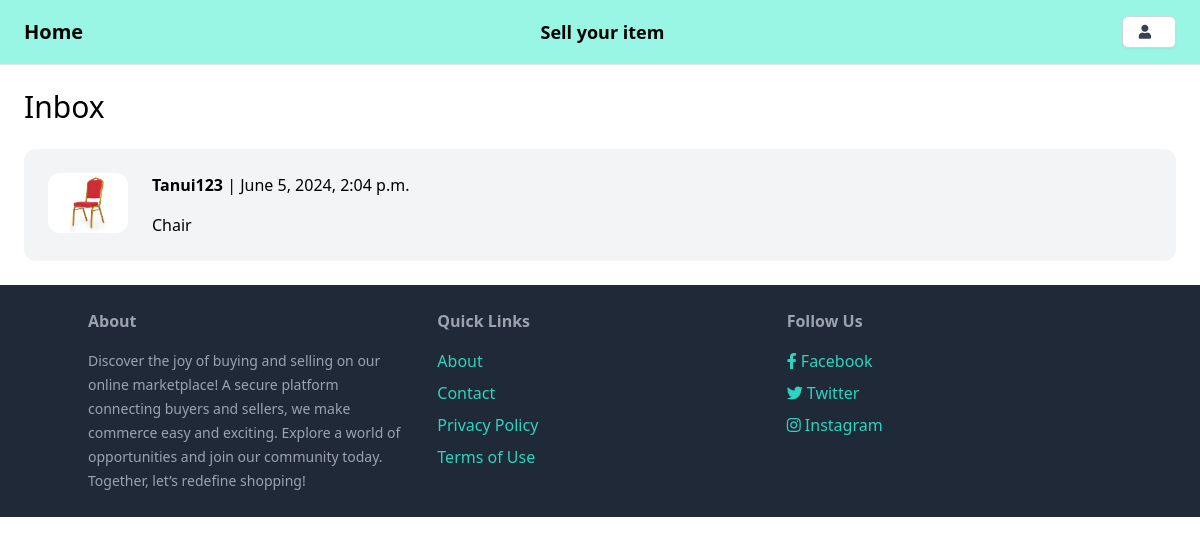
Screenshot of /inbox/ (signed in) with the database file from the repository.
### conversation/models.py (models this page shows)
class Conversation(models.Model):
    item = models.ForeignKey(Item, related_name='conversations', on_delete=models.CASCADE)
    members = models.ManyToManyField(User, related_name='conversations')
    created_at = models.DateTimeField(auto_now_add=True)
    modified_at = models.DateTimeField(auto_now=True)
    class Meta:
        ordering = ('-modified_at',)

### item/models.py (models this page shows, shortened)
class Item(models.Model):
    CONDITION_CHOICES = [
        ('NEW', 'New'),
        ('USED', 'Second Hand/Used'),
    ]
    category = models.ForeignKey(Category, related_name='items', on_delete=models.CASCADE)
    subcategory = models.ForeignKey(Subcategory, on_delete=models.CASCADE, related_name='items', blank=True, null=True)
    name = models.CharField(max_length=255)
    description = models.TextField(blank=True, null=True)
    price = models.DecimalField(max_digits=10, decimal_places=2)
    condition = models.CharField(max_length=4, choices=CONDITION_CHOICES, default='NEW')
    image = models.ImageField(upload_to='item_images', blank=True, null=True)
    image1 = models.ImageField(upload_to='item_images', blank=True, null=True)
    image2 = models.ImageField(upload_to='item_images', blank=True, null=True)
    image3 = models.ImageField(upload_to='item_images', blank=True, null=True)
    image4 = models.ImageField(upload_to='item_images', blank=True, null=True)
    is_sold = models.BooleanField(default=False)
    featured = models.BooleanField(default=False)
    created_by = models.ForeignKey(User, related_name='items', on_delete=models.CASCADE)
    whatsapp_number = models.CharField(max_length=15, blank=True, null=True)
    created_at = models.DateTimeField(auto_now_add=True)
    video = models.FileField(upload_to='item_video', blank=True, null=True)
    location = models.CharField(max_length=50, blank=True, null=True)

### conversation/views.py (the view)
# urls.py: path('', views.inbox, name='inbox'),
@login_required
def inbox(request):
    conversations = Conversation.objects.filter(members__in=[request.user.id])
    return render(request, 'conversation/inbox.html', {
        'conversations': conversations
    })

### conversation/templates/conversation/inbox.html (shortened to what this page needs)
{% extends 'core/base.html' %}
{% block content %}
<h1 class="mb-6 text-3xl">Inbox</h1>
<div class="space-y-6">
    {% for conversation in conversations %}
        <a href="{% url 'conversation:detail' conversation.id %}">
            <div class="p-6 flex bg-gray-100 rounded-xl">
                <div class="pr-6">
                    <img src="{{ conversation.item.image.url }}" class="w-20 rounded-xl">
                </div>
                <div>
                    {% for member in conversation.members.all %}
                        {% if member != request.user %}
                            <p class="mb-4"><strong>{{ member.username }}</strong> | {{ conversation.modified_at }}</p>
                            <p>{{ conversation.item.name }}</p>
                        {% endif %}
                    {% endfor %}
                </div>
            </div>
        </a>
    {% endfor %}
</div>
{% endblock %}

### rows the page displays
Conversation: item.image (picture), modified_at "June 5, 2024, 2:04 p.m.", item.name "Chair"

### other values shown
{{ member.username }} "Tanui123"
